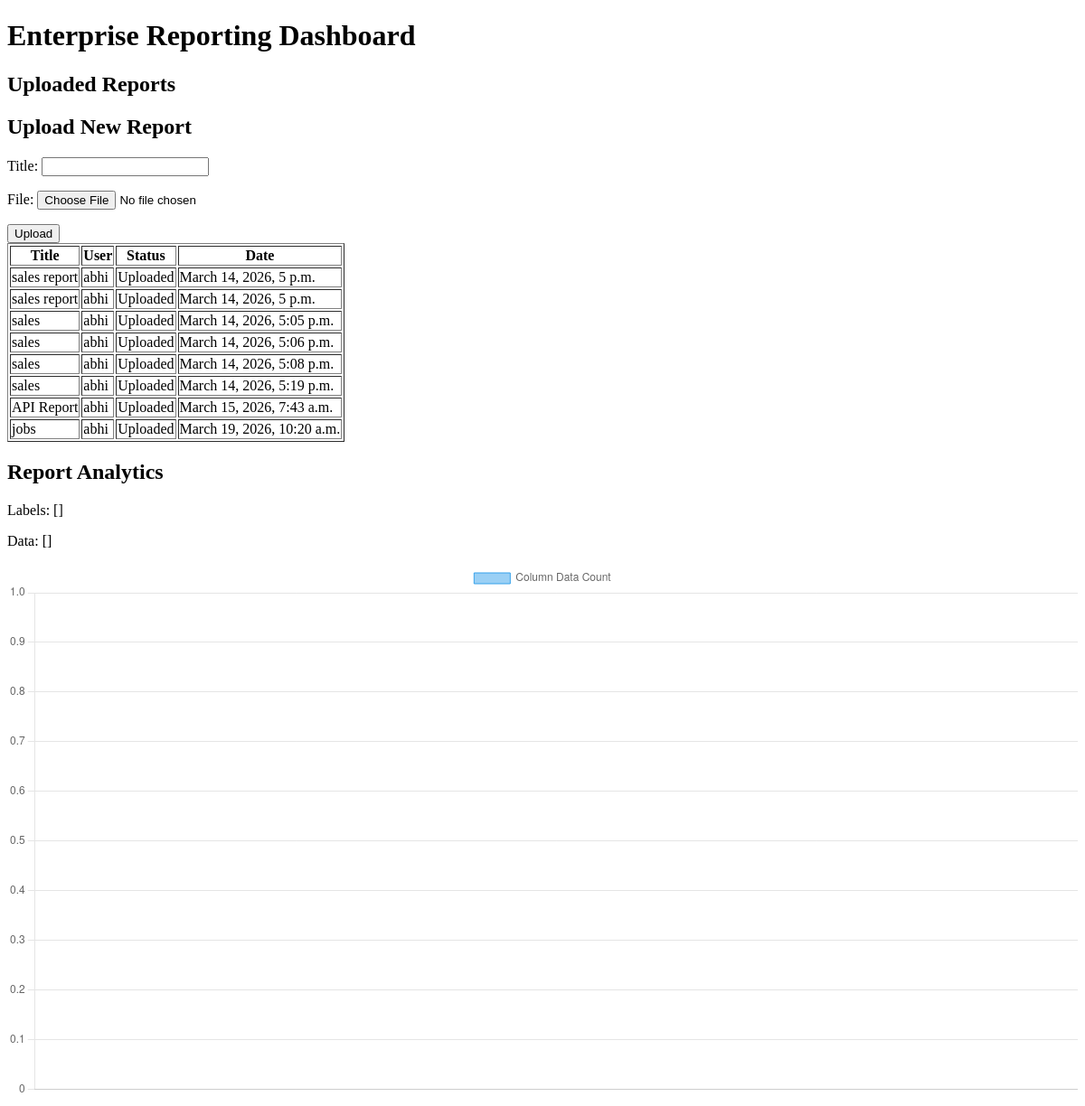
The app's page /, older data.
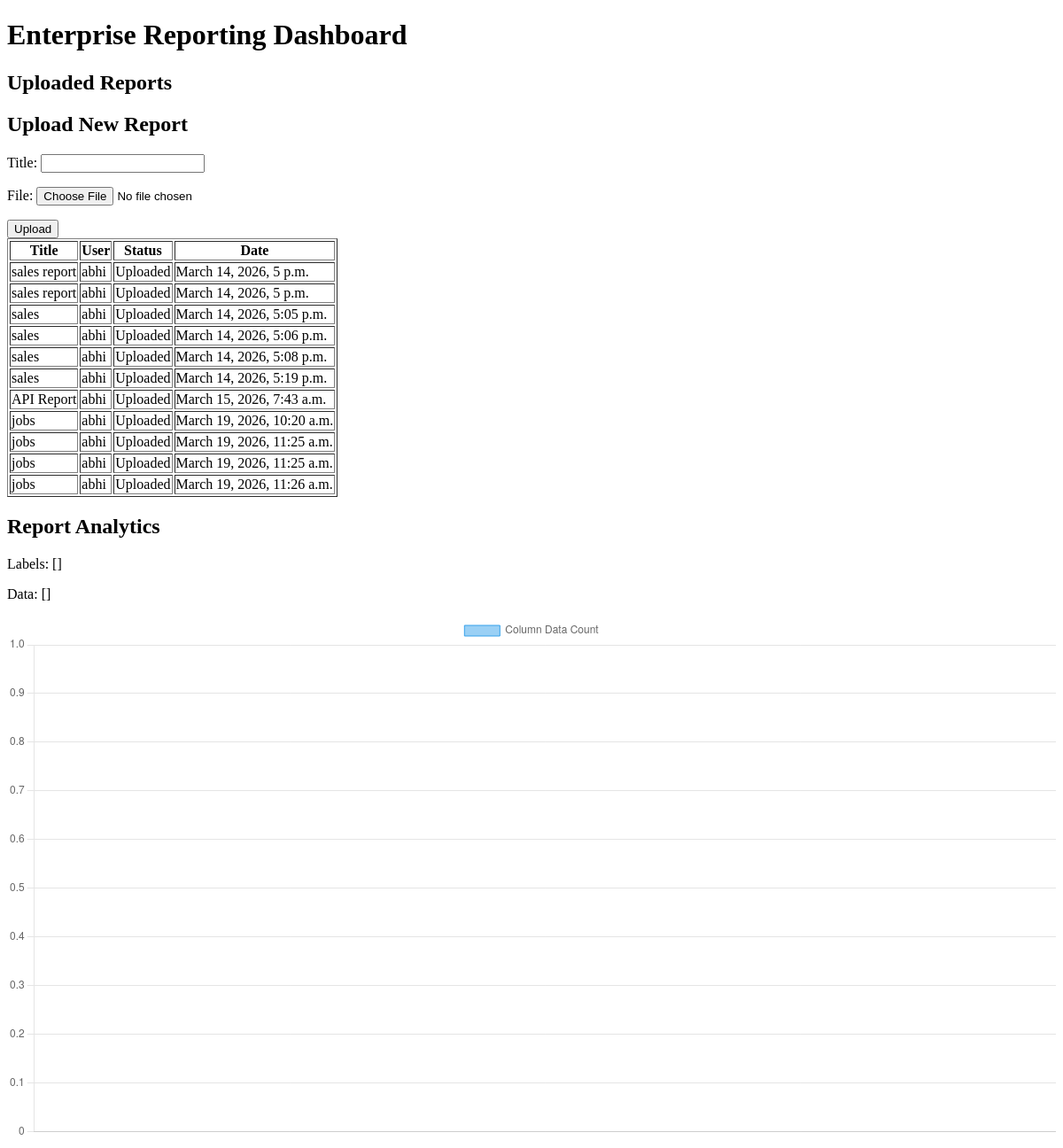
The same page, newer data.
### reports/models.py (models this page shows, shortened)
class Report(models.Model):
    title = models.CharField(max_length=200)
    uploaded_by = models.ForeignKey(
        User,
        on_delete=models.CASCADE
    )
    file = models.FileField(upload_to='reports/', null=True, blank=True)
    uploaded_at = models.DateTimeField(auto_now_add=True)
    status = models.CharField(
        max_length=50,
        default="Processing"
    )

### reports/views.py (the view)
# urls.py: path("", dashboard, name="dashboard"),
def dashboard(request):
    reports = Report.objects.all()
    form = ReportUploadForm()
    chart_labels = []
    chart_data = []
    try:
        if request.method == "POST":
            form = ReportUploadForm(request.POST, request.FILES)
            if form.is_valid():
                report = form.save(commit=False)
                if request.user.is_authenticated:
                    report.uploaded_by = request.user
                else:
                    report.uploaded_by = User.objects.first()
                report.status = "Uploaded"
                report.save()
                file = request.FILES.get('file')
                if file:
                    file.seek(0)  # 🔥 REQUIRED
                    df = pd.read_csv(file)
                    chart_labels = list(df.columns)
                    chart_data = [int(df[col].count()) for col in df.columns]
                    print(file.tell())
    except Exception as e:
        print("ERROR OCCURRED:", str(e))
    context = {
        "reports": reports,
        "form": form,
        "labels": chart_labels,
        "data": chart_data
    }
    return render(request, "reports/dashboard.html", context)

### reports/forms.py
class ReportUploadForm(forms.ModelForm):
    class Meta:
        model = Report
        fields = ["title", "file"]

### reports/templates/reports/dashboard.html (shortened to what this page needs)
<!DOCTYPE html>
<html>
<head>
</head>
<body>
<h1>Enterprise Reporting Dashboard</h1>
<h2>Uploaded Reports</h2>
<h2>Upload New Report</h2>
<form method="POST" enctype="multipart/form-data">
{{ form.as_p }}
<button type="submit">Upload</button>
</form>
<table border="1">
<tr>
<th>Title</th>
<th>User</th>
<th>Status</th>
<th>Date</th>
</tr>
{% for report in reports %}
<tr>
<td>{{ report.title }}</td>
<td>{{ report.uploaded_by }}</td>
<td>{{ report.status }}</td>
<td>{{ report.uploaded_at }}</td>
</tr>
{% endfor %}
</table>
<h2>Report Analytics</h2>
<p>Labels: {{ labels }}</p>
<p>Data: {{ data }}</p>
<canvas id="reportChart"></canvas>
<script>
const labels = {{ labels|safe }};
const data = {{ data|safe }};
const ctx = document.getElementById('reportChart').getContext('2d');
new Chart(ctx, {
    type: 'bar',
    data: {
        labels: labels,
        datasets: [{
            label: 'Column Data Count',
            data: data,
            borderWidth: 1
        }]
    }
});
</script>
</body>
</html>

Row changes from the older to the newer data that the page shows:
added Report: title "jobs", uploaded_by "abhi", status "Uploaded", uploaded_at "March 19, 2026, 11:25 a.m."
added Report: title "jobs", uploaded_by "abhi", status "Uploaded", uploaded_at "March 19, 2026, 11:25 a.m."
added Report: title "jobs", uploaded_by "abhi", status "Uploaded", uploaded_at "March 19, 2026, 11:26 a.m."
